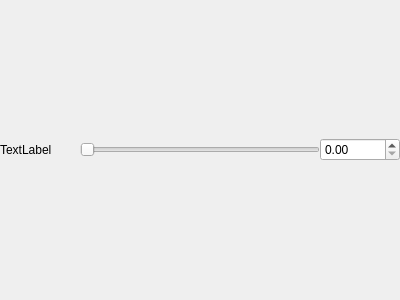
<?xml version="1.0" encoding="UTF-8"?>
<ui version="4.0">
 <class>ViewerParam</class>
 <widget class="QWidget" name="ViewerParam">
  <property name="geometry">
   <rect>
    <x>0</x>
    <y>0</y>
    <width>400</width>
    <height>300</height>
   </rect>
  </property>
  <property name="windowTitle">
   <string>Form</string>
  </property>
  <layout class="QHBoxLayout" name="horizontalLayout" stretch="1,3,1">
   <property name="spacing">
    <number>0</number>
   </property>
   <property name="leftMargin">
    <number>0</number>
   </property>
   <property name="topMargin">
    <number>0</number>
   </property>
   <property name="rightMargin">
    <number>0</number>
   </property>
   <property name="bottomMargin">
    <number>0</number>
   </property>
   <item>
    <widget class="QLabel" name="label">
     <property name="text">
      <string>TextLabel</string>
     </property>
    </widget>
   </item>
   <item>
    <widget class="QSlider" name="horizontalSlider">
     <property name="orientation">
      <enum>Qt::Horizontal</enum>
     </property>
    </widget>
   </item>
   <item>
    <widget class="QDoubleSpinBox" name="doubleSpinBox"/>
   </item>
  </layout>
 </widget>
 <resources/>
 <connections/>
</ui>
